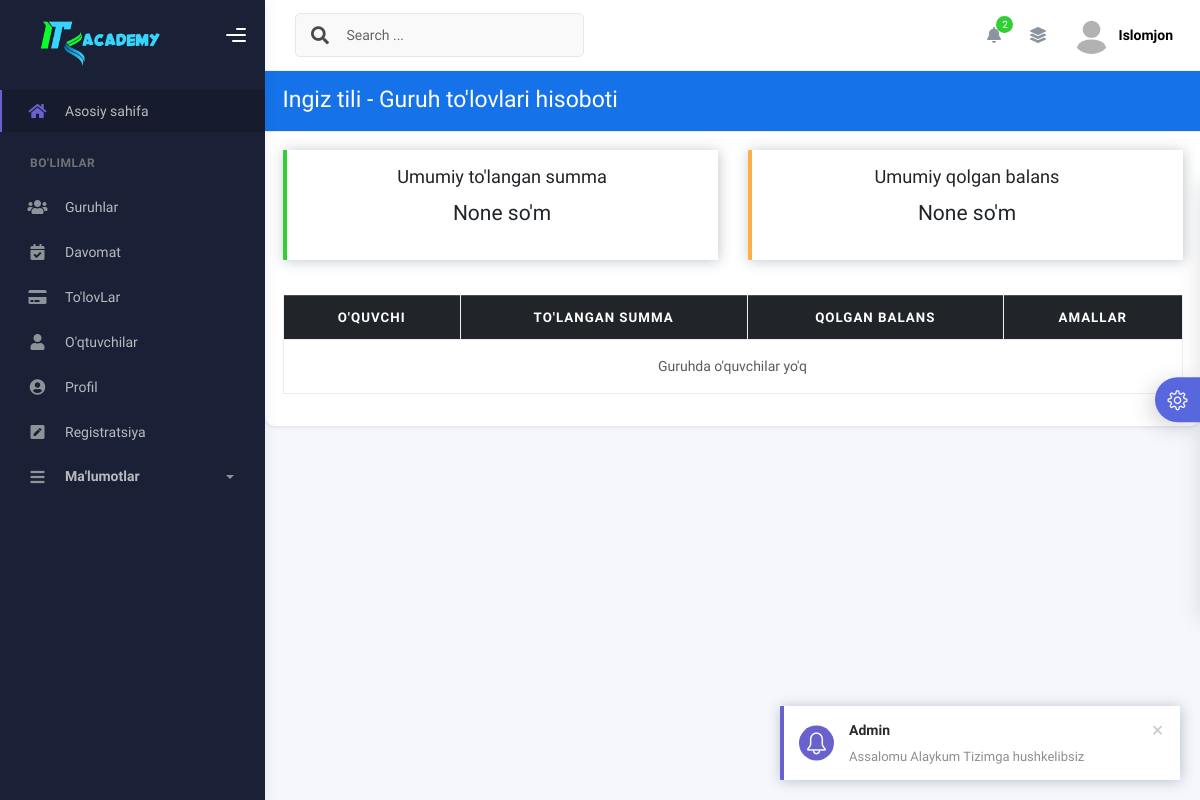
Page /group_payment_report/4/ (signed in) on the earlier database version.
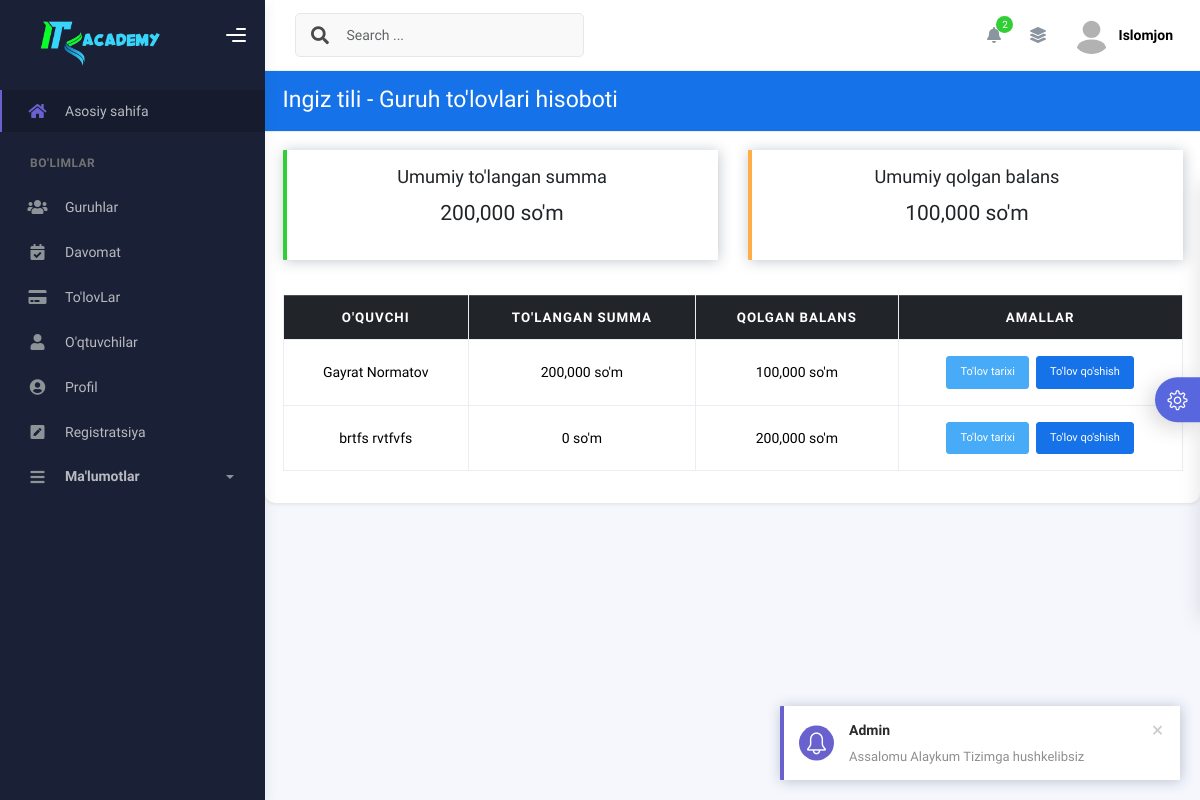
Same page on the later database version.
### users/models.py (models this page shows, shortened)
class Student(models.Model):
    first_name = models.CharField(max_length=100)
    last_name = models.CharField(max_length=100)
    phone = models.CharField(max_length=15,null=True,blank=True)
    phone2 = models.CharField(max_length=15,null=True,blank=True)
    group = models.ForeignKey(Group, on_delete=models.SET_NULL, null=True, blank=True, related_name='students')
    created_at = models.DateTimeField(auto_now_add=True)
    updated_at = models.DateTimeField(auto_now=True)
    @property
    def full_name(self):
        return f"{self.first_name} {self.last_name}"

### users/views.py (the view)
# urls.py: path('group_payment_report/<int:group_id>/', views.group_payment_report, name='group_payment_report'),
@login_required
def group_payment_report(request, group_id):
    group = get_object_or_404(Group, id=group_id)
    current_month = timezone.now().month
    monthly_stats = DailyPayment.objects.filter(
        group=group,
        payment_date__month=current_month
    ).aggregate(
        total_paid=Sum('paid_amount'),
        total_remaining=Sum('remaining_amount')
    )
    students = Student.objects.filter(group=group)
    student_payments = []
    for student in students:
        payments = DailyPayment.objects.filter(
            student=student,
            payment_date__month=current_month
        )
        total_paid = payments.aggregate(Sum('paid_amount'))['paid_amount__sum'] or 0
        remaining = DailyPayment.get_student_balance(student.id)
        student_payments.append({
            'student': student,
            'total_paid': total_paid,
            'remaining': remaining
        })
    context = {
        'group': group,
        'monthly_stats': monthly_stats,
        'student_payments': student_payments
    }
    return render(request, 'users/group_report.html', context)

### users/models.py (called while the page is built)
    @classmethod
    def get_student_balance(cls, student_id):
        latest_payment = cls.objects.filter(
            student_id=student_id
        ).order_by('-payment_date').first()
        if not latest_payment:
            return 200000
        return latest_payment.remaining_amount

### users/templates/users/group_report.html
{% extends 'base.html' %}
{% load humanize %}
{% block content %}
<div class="container mt-10">
    <div class="card shadow-sm">
        <div class="card-header bg-primary text-white">
            <h3 class="mb-0">{{ group.name }} - Guruh to'lovlari hisoboti</h3>
        </div>
        <div class="card-body">
            <div class="row mb-4">
                <div class="col-md-6">
                    <div class="alert alert-success text-center">
                        <h5 class="mb-1">Umumiy to'langan summa</h5>
                        <p class="fs-4">{{ monthly_stats.total_paid|intcomma }} so'm</p>
                    </div>
                </div>
                <div class="col-md-6">
                    <div class="alert alert-warning text-center">
                        <h5 class="mb-1">Umumiy qolgan balans</h5>
                        <p class="fs-4">{{ monthly_stats.total_remaining|intcomma }} so'm</p>
                    </div>
                </div>
            </div>
            <table class="table table-bordered table-hover align-middle">
                <thead class="table-dark text-center">
                    <tr>
                        <th>O'quvchi</th>
                        <th>To'langan summa</th>
                        <th>Qolgan balans</th>
                        <th>Amallar</th>
                    </tr>
                </thead>
                <tbody>
                    {% for item in student_payments %}
                    <tr>
                        <td class="text-center">{{ item.student.full_name }}</td>
                        <td class="text-center">{{ item.total_paid|intcomma }} so'm</td>
                        <td class="text-center">{{ item.remaining|intcomma }} so'm</td>
                        <td class="text-center">
                            <a href="{% url 'student_payment_history' item.student.id %}"
                               class="btn btn-sm btn-info me-1">
                                To'lov tarixi
                            </a>
                            <a href="{% url 'add_payment' item.student.id %}"
                               class="btn btn-sm btn-primary">
                                To'lov qo'shish
                            </a>
                        </td>
                    </tr>
                    {% empty %}
                    <tr>
                        <td colspan="4" class="text-center text-muted">Guruhda o'quvchilar yo'q</td>
                    </tr>
                    {% endfor %}
                </tbody>
            </table>
        </div>
    </div>
</div>
{% endblock %}

Differences in the rows shown:
added Student: student.full_name "Gayrat Normatov", total_paid "200,000", remaining "100,000"
added Student: student.full_name "brtfs rvtfvfs", total_paid "0", remaining "200,000"
Other differences:
{{ monthly_stats.total_paid|intcomma }}: "None" → "200,000"
{{ monthly_stats.total_remaining|intcomma }}: "None" → "100,000"
text no longer shown: "Guruhda o'quvchilar yo'q"
